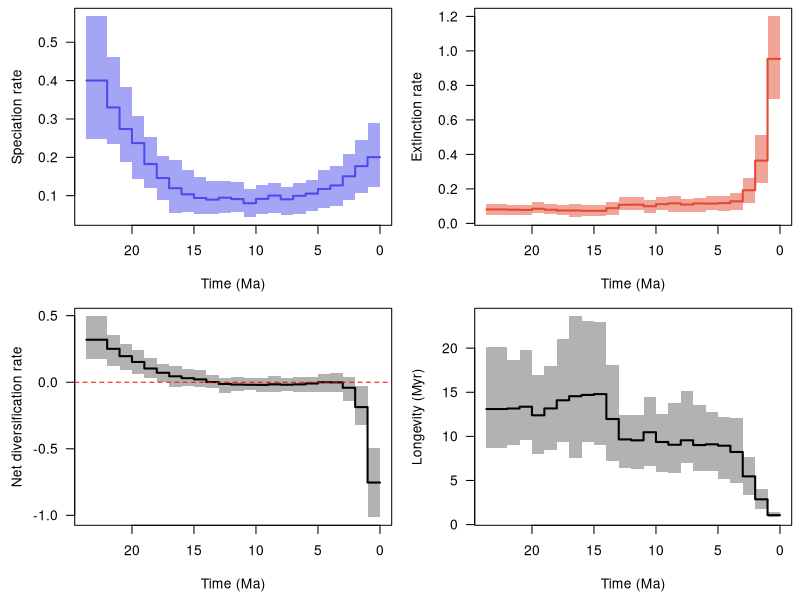

This chart was generated by the following R code:
pdf(file='/home/torsten/Work/Software/PyRate/example_files/BDNN_examples/Carnivora/Advanced_examples/Example_output/Carnivora_occs_1_G_BDS_BDNN_16_8TVc_Less10kg_RTT.pdf', width = 9, height = 6, useDingbats = FALSE)

layout(matrix(1:4, ncol = 2, nrow = 2, byrow = TRUE))
par(las = 1, mar = c(4.5, 4.5, 0.5, 0.5))
time_vec=c(23.670092814507477, 22.00001,22.0,21.00001,21.0,20.00001,20.0,19.00001,19.0,18.00001,18.0,17.00001,17.0,16.00001,16.0,15.00001,15.0,14.00001,14.0,13.00001,13.0,12.00001,12.0,11.00001,11.0,10.00001,10.0,9.00001,9.0,8.00001,8.0,7.00001,7.0,6.00001,6.0,5.00001,5.0,4.00001,4.0,3.00001,3.0,2.00001,2.0,1.00001,1.0,0.0)
sp_mean=c(0.40015031697953873, 0.40015031697953873,0.33009031296175323,0.33009031296175323,0.27378383308800097,0.27378383308800097,0.23705038102181217,0.23705038102181217,0.18239179723964338,0.18239179723964338,0.14594822909485652,0.14594822909485652,0.1194411731297671,0.1194411731297671,0.10354132883172938,0.10354132883172938,0.09403278679403392,0.09403278679403392,0.08969037069698643,0.08969037069698643,0.09474709435859373,0.09474709435859373,0.0911660406250238,0.0911660406250238,0.0802870749907157,0.0802870749907157,0.09155462727668291,0.09155462727668291,0.1002864762257943,0.1002864762257943,0.09051498917443625,0.09051498917443625,0.09964679716455756,0.09964679716455756,0.10541031816628083,0.10541031816628083,0.11751762426336765,0.11751762426336765,0.1267765995414001,0.1267765995414001,0.1504685885074115,0.1504685885074115,0.17696107133312214,0.17696107133312214,0.20041133404208838,0.20041133404208838)
sp_lwr=c(0.2478913678022486, 0.2478913678022486,0.23488774372746288,0.23488774372746288,0.18827944639591834,0.18827944639591834,0.14395259161442076,0.14395259161442076,0.11946418985692477,0.11946418985692477,0.0897415152765694,0.0897415152765694,0.05569568214935614,0.05569568214935614,0.05823807529811573,0.05823807529811573,0.05255845711742738,0.05255845711742738,0.05254599886825908,0.05254599886825908,0.05437142581985306,0.05437142581985306,0.057131903359005184,0.057131903359005184,0.043745920052611936,0.043745920052611936,0.05195270995054648,0.05195270995054648,0.05386117396269116,0.05386117396269116,0.04947137704665639,0.04947137704665639,0.05292628043054104,0.05292628043054104,0.06015327620125282,0.06015327620125282,0.06677099938218256,0.06677099938218256,0.07216239924399293,0.07216239924399293,0.08941198364332935,0.08941198364332935,0.108143973958267,0.108143973958267,0.1219051465360358,0.1219051465360358)
sp_upr=c(0.5674701589904274, 0.5674701589904274,0.46247137106796127,0.46247137106796127,0.3826683476339439,0.3826683476339439,0.3067580250894774,0.3067580250894774,0.25183600412803653,0.25183600412803653,0.20299234396471136,0.20299234396471136,0.1940207852621152,0.1940207852621152,0.1659801635173312,0.1659801635173312,0.14940459101601522,0.14940459101601522,0.13725240589617388,0.13725240589617388,0.13818856898771317,0.13818856898771317,0.1352155989036148,0.1352155989036148,0.11745851761457121,0.11745851761457121,0.12785880338911787,0.12785880338911787,0.13388227777387107,0.13388227777387107,0.12292095830533603,0.12292095830533603,0.13424954394425417,0.13424954394425417,0.1420583060538741,0.1420583060538741,0.16563666021885134,0.16563666021885134,0.17711764929194895,0.17711764929194895,0.20959895359985284,0.20959895359985284,0.24598878598673918,0.24598878598673918,0.28987235106536646,0.28987235106536646)
ex_mean=c(0.08092277732032685, 0.08092277732032685,0.07936975427215097,0.07936975427215097,0.07808909781389982,0.07808909781389982,0.08499458936655976,0.08499458936655976,0.0793906389508519,0.0793906389508519,0.07477160530679458,0.07477160530679458,0.07479877063177237,0.07479877063177237,0.07291529438844623,0.07291529438844623,0.07277115353405388,0.07277115353405388,0.08825319648755615,0.08825319648755615,0.10793626351332493,0.10793626351332493,0.10882940802260863,0.10882940802260863,0.09956781718599023,0.09956781718599023,0.11145767613158336,0.11145767613158336,0.11612718065114362,0.11612718065114362,0.10917569503966021,0.10917569503966021,0.11579990892700728,0.11579990892700728,0.11472003778291964,0.11472003778291964,0.1176641003221487,0.1176641003221487,0.12793066432473457,0.12793066432473457,0.1922633986716009,0.1922633986716009,0.3639518536864181,0.3639518536864181,0.9538682777464715,0.9538682777464715)
ex_lwr=c(0.049116668618459786, 0.049116668618459786,0.049254664623015476,0.049254664623015476,0.050672395220116274,0.050672395220116274,0.058912001103164455,0.058912001103164455,0.05390245512010598,0.05390245512010598,0.04725949832854421,0.04725949832854421,0.03560643334515981,0.03560643334515981,0.04343703961312943,0.04343703961312943,0.04219105048921385,0.04219105048921385,0.05012837725652228,0.05012837725652228,0.07770423819482014,0.07770423819482014,0.07762383214928033,0.07762383214928033,0.061761757592713365,0.061761757592713365,0.07561805751361689,0.07561805751361689,0.06593629036583247,0.06593629036583247,0.06579641667811494,0.06579641667811494,0.06418036725069881,0.06418036725069881,0.07511492079212456,0.07511492079212456,0.07163028688048595,0.07163028688048595,0.07675377635930433,0.07675377635930433,0.11912101294754762,0.11912101294754762,0.23376134149115924,0.23376134149115924,0.7193452469922775,0.7193452469922775)
ex_upr=c(0.11468677027231701, 0.11468677027231701,0.10577528412652254,0.10577528412652254,0.10450396006989318,0.10450396006989318,0.12412296643882735,0.12412296643882735,0.11095215309831327,0.11095215309831327,0.1054749872354531,0.1054749872354531,0.11109149937376638,0.11109149937376638,0.1063244091025396,0.1063244091025396,0.10740829434018156,0.10740829434018156,0.12165312476556193,0.12165312476556193,0.15236887801884372,0.15236887801884372,0.1530621123788632,0.1530621123788632,0.13648963180216683,0.13648963180216683,0.15552274407856811,0.15552274407856811,0.15640111443050814,0.15640111443050814,0.1431587287183571,0.1431587287183571,0.14952321084075382,0.14952321084075382,0.15825594513855004,0.15825594513855004,0.16175229859156767,0.16175229859156767,0.17743472048894102,0.17743472048894102,0.2645787112736949,0.2645787112736949,0.5152969631560729,0.5152969631560729,1.2003952018360415,1.2003952018360415)
div_mean=c(0.3192275396592121, 0.3192275396592121,0.2507205586896024,0.2507205586896024,0.1956947352741013,0.1956947352741013,0.15205579165525238,0.15205579165525238,0.10300115828879158,0.10300115828879158,0.07117662378806186,0.07117662378806186,0.04464240249799465,0.04464240249799465,0.030626034443283146,0.030626034443283146,0.021261633259980057,0.021261633259980057,0.0014371742094302859,0.0014371742094302859,-0.013189169154731197,-0.013189169154731197,-0.017663367397584832,-0.017663367397584832,-0.019280742195274533,-0.019280742195274533,-0.019903048854900508,-0.019903048854900508,-0.015840704425349284,-0.015840704425349284,-0.018660705865223896,-0.018660705865223896,-0.016153111762449733,-0.016153111762449733,-0.009309719616638849,-0.009309719616638849,-0.00014647605878108217,-0.00014647605878108217,-0.0011540647833344797,-0.0011540647833344797,-0.041794810164189296,-0.041794810164189296,-0.18699078235329586,-0.18699078235329586,-0.7534569437043827,-0.7534569437043827)
div_lwr=c(0.1731041446833748, 0.1731041446833748,0.12457733567080345,0.12457733567080345,0.09442359482129942,0.09442359482129942,0.06335950664063232,0.06335950664063232,0.0311613399605057,0.0311613399605057,0.0002663981939059201,0.0002663981939059201,-0.032315575320910034,-0.032315575320910034,-0.02933364615627683,-0.02933364615627683,-0.03529650789446412,-0.03529650789446412,-0.04704172595502363,-0.04704172595502363,-0.07776079757815278,-0.07776079757815278,-0.06907576806188566,-0.06907576806188566,-0.05737185016907445,-0.05737185016907445,-0.07080751585191704,-0.07080751585191704,-0.07001044986323622,-0.07001044986323622,-0.06569753520498953,-0.06569753520498953,-0.07516925551975844,-0.07516925551975844,-0.07650168420924178,-0.07650168420924178,-0.07342567672433488,-0.07342567672433488,-0.07629504386352733,-0.07629504386352733,-0.1445998569848686,-0.1445998569848686,-0.32387708333363496,-0.32387708333363496,-1.0143568328158072,-1.0143568328158072)
div_upr=c(0.49491320846814113, 0.49491320846814113,0.3546161271323545,0.3546161271323545,0.2903922937126713,0.2903922937126713,0.2425515729624887,0.2425515729624887,0.18480206535994625,0.18480206535994625,0.13536400486494204,0.13536400486494204,0.12273006908018652,0.12273006908018652,0.09666776763111273,0.09666776763111273,0.08829924532445252,0.08829924532445252,0.05076343062360973,0.05076343062360973,0.03269746768080234,0.03269746768080234,0.036072028290280875,0.036072028290280875,0.03282711973669858,0.03282711973669858,0.03078090331781963,0.03078090331781963,0.04628207708474337,0.04628207708474337,0.032280006217872886,0.032280006217872886,0.0357110623455896,0.0357110623455896,0.042873532065094394,0.042873532065094394,0.06137474881097006,0.06137474881097006,0.07279400736648639,0.07279400736648639,0.042702916752772435,0.042702916752772435,-0.03207469072743899,-0.03207469072743899,-0.4923918123194754,-0.4923918123194754)
long_mean=c(13.099587195237476, 13.099587195237476,13.158745415699029,13.158745415699029,13.364127199235291,13.364127199235291,12.3871007238057,12.3871007238057,13.166342233302574,13.166342233302574,14.086112983097903,14.086112983097903,14.553805242852592,14.553805242852592,14.697142297407455,14.697142297407455,14.792570972041043,14.792570972041043,11.967366853677468,11.967366853677468,9.656154838723648,9.656154838723648,9.55016683704051,9.55016683704051,10.467355132153708,10.467355132153708,9.361647080155006,9.361647080155006,9.047189077743667,9.047189077743667,9.552119609833474,9.552119609833474,9.013809117705433,9.013809117705433,9.099862618284533,9.099862618284533,8.941608460453494,8.941608460453494,8.229580292794042,8.229580292794042,5.465799357381684,5.465799357381684,2.8666212177300014,2.8666212177300014,1.0694761478641248,1.0694761478641248)
long_lwr=c(8.630115032719248, 8.630115032719248,9.005180868747656,9.005180868747656,9.569015368711302,9.569015368711302,8.056526754803585,8.056526754803585,8.399179956008634,8.399179956008634,9.414464658408075,9.414464658408075,7.509861740151079,7.509861740151079,9.405178062504884,9.405178062504884,9.060598736453477,9.060598736453477,7.152814576291191,7.152814576291191,6.444162370097622,6.444162370097622,6.321756870587233,6.321756870587233,6.616390371955806,6.616390371955806,5.948086256578529,5.948086256578529,5.894778324460287,5.894778324460287,6.985253424311605,6.985253424311605,6.053344684963982,6.053344684963982,6.07797922477074,6.07797922477074,5.189399779463383,5.189399779463383,4.707871589967444,4.707871589967444,3.3172677485135447,3.3172677485135447,1.7294029648451976,1.7294029648451976,0.8305233512705812,0.8305233512705812)
long_upr=c(20.144345780805303, 20.144345780805303,18.672168148077187,18.672168148077187,19.734610840006496,19.734610840006496,16.97447007866594,16.97447007866594,17.923200925029704,17.923200925029704,20.981140271553006,20.981140271553006,23.60510090422499,23.60510090422499,23.02182673834283,23.02182673834283,23.011563427714673,23.011563427714673,18.03501535949598,18.03501535949598,12.460901455050209,12.460901455050209,12.398452618142558,12.398452618142558,14.489028385029687,14.489028385029687,12.587279445738334,12.587279445738334,13.802919466177554,13.802919466177554,15.198396059957744,15.198396059957744,13.589120563550994,13.589120563550994,12.808901045719471,12.808901045719471,12.220053327806239,12.220053327806239,12.092842132393898,12.092842132393898,7.6714484207393205,7.6714484207393205,4.0324877169096105,4.0324877169096105,1.385901586925607,1.385901586925607)
xlim = c(23.670092814507477, 0.0)
ylim = c(0.043745920052611936, 0.5674701589904274)
not_NA = !is.na(sp_mean)
plot(time_vec[not_NA], sp_mean[not_NA], type = 'n', xlim = xlim, ylim = ylim, xlab = 'Time (Ma)', ylab = 'Speciation rate')
polygon(c(time_vec[not_NA], rev(time_vec[not_NA])), c(sp_lwr[not_NA], rev(sp_upr[not_NA])), col = adjustcolor('#4c4cec', alpha = 0.5), border = NA)
lines(time_vec[not_NA], sp_mean[not_NA], col = '#4c4cec', lwd = 2)
ylim = c(0.03560643334515981, 1.2003952018360415)
not_NA = !is.na(ex_mean)
plot(time_vec[not_NA], ex_mean[not_NA], type = 'n', xlim = xlim, ylim = ylim, xlab = 'Time (Ma)', ylab = 'Extinction rate')
polygon(c(time_vec[not_NA], rev(time_vec[not_NA])), c(ex_lwr[not_NA], rev(ex_upr[not_NA])), col = adjustcolor('#e34a33', alpha = 0.5), border = NA)
lines(time_vec[not_NA], ex_mean[not_NA], col = '#e34a33', lwd = 2)
ylim = c(-1.0143568328158072, 0.49491320846814113)
not_NA = !is.na(div_mean)
plot(time_vec[not_NA], div_mean[not_NA], type = 'n', xlim = xlim, ylim = ylim, xlab = 'Time (Ma)', ylab = 'Net diversification rate')
polygon(c(time_vec[not_NA], rev(time_vec[not_NA])), c(div_lwr[not_NA], rev(div_upr[not_NA])), col = adjustcolor('black', alpha = 0.3), border = NA)
lines(time_vec[not_NA], div_mean[not_NA], col = 'black', lwd = 2)
abline(h = 0, col = 'red', lty = 2)
ylim = c(0.8305233512705812, 23.60510090422499)
not_NA = !is.na(long_mean)
plot(time_vec[not_NA], long_mean[not_NA], type = 'n', xlim = xlim, ylim = ylim, xlab = 'Time (Ma)', ylab = 'Longevity (Myr)')
polygon(c(time_vec[not_NA], rev(time_vec[not_NA])), c(long_lwr[not_NA], rev(long_upr[not_NA])), col = adjustcolor('black', alpha = 0.3), border = NA)
lines(time_vec[not_NA], long_mean[not_NA], col = 'black', lwd = 2)
dev.off()